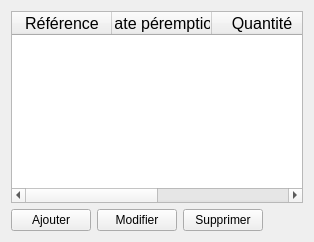
          <widget class="QWidget" name="tab_2">
           <attribute name="title">
            <string>Alimentation</string>
           </attribute>
           <layout class="QVBoxLayout" name="verticalLayout_22">
            <item>
             <widget class="QTableWidget" name="tw_alimentation">
              <property name="font">
               <font>
                <pointsize>12</pointsize>
               </font>
              </property>
              <property name="dragDropMode">
               <enum>QAbstractItemView::DragDrop</enum>
              </property>
              <property name="selectionBehavior">
               <enum>QAbstractItemView::SelectItems</enum>
              </property>
              <property name="iconSize">
               <size>
                <width>50</width>
                <height>50</height>
               </size>
              </property>
              <column>
               <property name="text">
                <string>Référence</string>
               </property>
              </column>
              <column>
               <property name="text">
                <string>Date péremption</string>
               </property>
              </column>
              <column>
               <property name="text">
                <string>Quantité</string>
               </property>
              </column>
              <column>
               <property name="text">
                <string>Poids</string>
               </property>
              </column>
             </widget>
            </item>
            <item>
             <layout class="QHBoxLayout" name="horizontalLayout_9">
              <item>
               <widget class="QPushButton" name="btn_alimentation_add">
                <property name="text">
                 <string>Ajouter</string>
                </property>
               </widget>
              </item>
              <item>
               <widget class="QPushButton" name="btn_alimentation_modify">
                <property name="text">
                 <string>Modifier</string>
                </property>
               </widget>
              </item>
              <item>
               <widget class="QPushButton" name="btn_alimentation_delete">
                <property name="text">
                 <string>Supprimer</string>
                </property>
               </widget>
              </item>
              <item>
               <spacer name="horizontalSpacer_8">
                <property name="orientation">
                 <enum>Qt::Horizontal</enum>
                </property>
                <property name="sizeHint" stdset="0">
                 <size>
                  <width>40</width>
                  <height>20</height>
                 </size>
                </property>
               </spacer>
              </item>
             </layout>
            </item>
           </layout>
          </widget>
